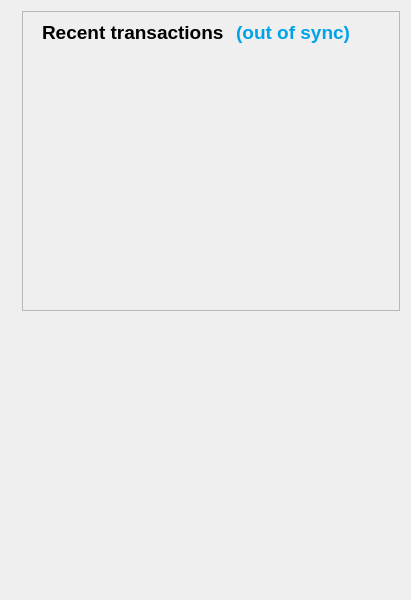
       <widget class="QWidget" name="right_side" native="true">
        <property name="minimumSize">
         <size>
          <width>410</width>
          <height>600</height>
         </size>
        </property>
        <layout class="QVBoxLayout" name="verticalLayout_3">
         <property name="leftMargin">
          <number>22</number>
         </property>
         <item>
          <widget class="QFrame" name="frame_2">
           <property name="minimumSize">
            <size>
             <width>0</width>
             <height>300</height>
            </size>
           </property>
           <property name="font">
            <font>
             <pointsize>12</pointsize>
            </font>
           </property>
           <property name="frameShape">
            <enum>QFrame::StyledPanel</enum>
           </property>
           <property name="frameShadow">
            <enum>QFrame::Raised</enum>
           </property>
           <layout class="QVBoxLayout" name="verticalLayout">
            <item>
             <layout class="QHBoxLayout" name="horizontalLayout_2">
              <item>
               <widget class="QLabel" name="label_4">
                <property name="font">
                 <font>
                  <family>Arial</family>
                  <pointsize>14</pointsize>
                  <weight>75</weight>
                  <bold>true</bold>
                 </font>
                </property>
                <property name="styleSheet">
                 <string notr="true">QLabel#label_4 {
padding-left:5px;
}</string>
                </property>
                <property name="text">
                 <string>Recent transactions</string>
                </property>
               </widget>
              </item>
              <item>
               <widget class="QLabel" name="labelTransactionsStatus">
                <property name="font">
                 <font>
                  <family>Arial</family>
                  <pointsize>14</pointsize>
                  <weight>75</weight>
                  <bold>true</bold>
                 </font>
                </property>
                <property name="cursor">
                 <cursorShape>WhatsThisCursor</cursorShape>
                </property>
                <property name="toolTip">
                 <string>The displayed information may be out of date. Your wallet automatically synchronizes with the THRILL network after a connection is established, but this process has not completed yet.</string>
                </property>
                <property name="styleSheet">
                 <string notr="true">QLabel {color: #00a2e8;}</string>
                </property>
                <property name="text">
                 <string notr="true">(out of sync)</string>
                </property>
                <property name="alignment">
                 <set>Qt::AlignRight|Qt::AlignTrailing|Qt::AlignVCenter</set>
                </property>
               </widget>
              </item>
              <item>
               <spacer name="horizontalSpacer_3">
                <property name="orientation">
                 <enum>Qt::Horizontal</enum>
                </property>
                <property name="sizeHint" stdset="0">
                 <size>
                  <width>40</width>
                  <height>20</height>
                 </size>
                </property>
               </spacer>
              </item>
             </layout>
            </item>
            <item>
             <widget class="QListView" name="listTransactions">
              <property name="styleSheet">
               <string notr="true">QListView { background: transparent; }</string>
              </property>
              <property name="frameShape">
               <enum>QFrame::NoFrame</enum>
              </property>
              <property name="verticalScrollBarPolicy">
               <enum>Qt::ScrollBarAlwaysOff</enum>
              </property>
              <property name="horizontalScrollBarPolicy">
               <enum>Qt::ScrollBarAlwaysOff</enum>
              </property>
              <property name="selectionMode">
               <enum>QAbstractItemView::NoSelection</enum>
              </property>
             </widget>
            </item>
           </layout>
          </widget>
         </item>
         <item>
          <spacer name="verticalSpacer_2">
           <property name="orientation">
            <enum>Qt::Vertical</enum>
           </property>
           <property name="sizeType">
            <enum>QSizePolicy::Expanding</enum>
           </property>
           <property name="sizeHint" stdset="0">
            <size>
             <width>20</width>
             <height>40</height>
            </size>
           </property>
          </spacer>
         </item>
        </layout>
       </widget>
